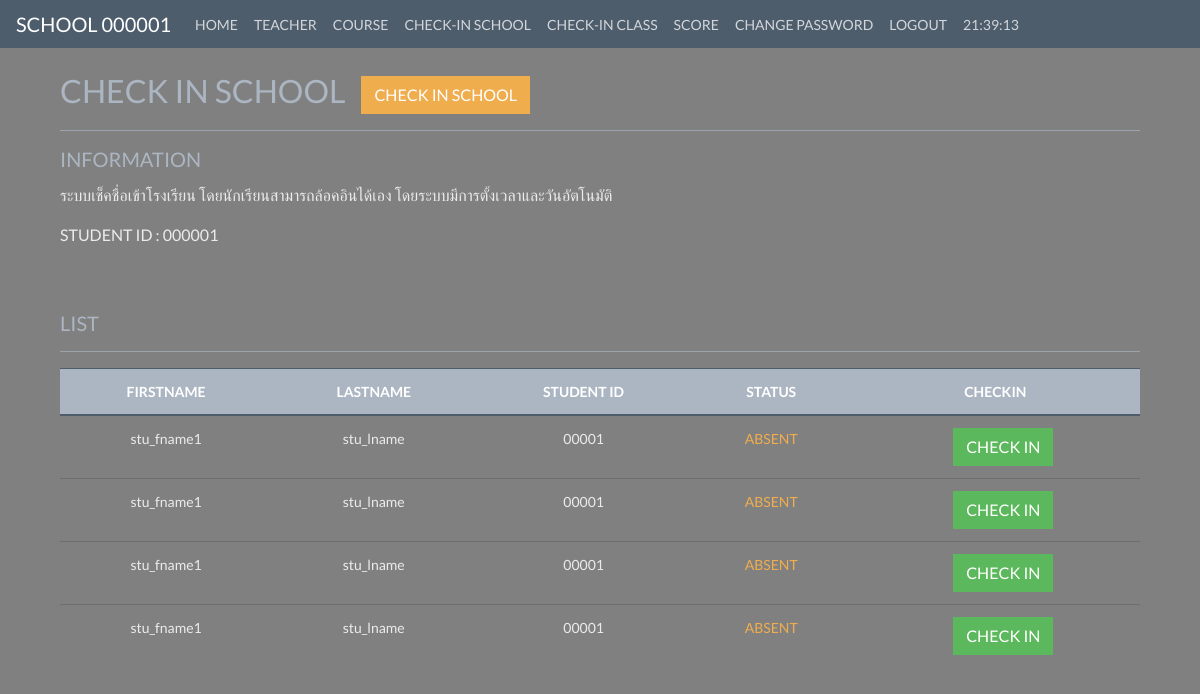
Screenshot of /school/school/ (signed in) with the database file from the repository.
### school/models.py (models this page shows, shortened)
class Regis_school(models.Model):
    datetime = models.DateTimeField(auto_now_add=True)
    check_type =  models.BooleanField(default=False)
    student = models.ForeignKey(Student, on_delete=models.CASCADE)

class Student(models.Model):
    user = models.ForeignKey(User, on_delete=models.CASCADE)
    first_name = models.CharField(max_length=255)
    last_name = models.CharField(max_length=255)
    email = models.EmailField(max_length=255)
    date_of_birth = models.CharField(max_length=10)
    age = models.SmallIntegerField()
    phone_number = models.CharField(max_length=12)
    address = models.TextField()
    GENDERS = (
        ('M', 'Male'),
        ('Fe', 'Female')
    )
    gender = models.CharField(max_length=2, choices=GENDERS)
    class_room = models.CharField(max_length=6)
    stu_no = models.SmallIntegerField()
    track = models.CharField(max_length=25)
    student_user_id = models.CharField(max_length=5,  null=True)
    parent_id = models.ForeignKey(Parent, on_delete=models.SET_NULL, null=True)
    teacher_id = models.ForeignKey(Teacher, on_delete=models.SET_NULL, null=True)

### school/views.py (the view)
# urls.py: path('school/', views.schoollist, name='schoollist'),
@login_required
def schoollist(request):
    student = Student.objects.all()
    regis_school = Regis_school.objects.all()
    return render(request, template_name='checkinschool/school.html', context={
        'regis_school' : regis_school,
        'student' : student
    })

### school/templates/checkinschool/school.html (shortened to what this page needs)
{% extends "base.html" %}
{% block content %}
<div class="container">
    <h2 class="text-light">CHECK IN SCHOOL<a href="{% url 'checkin_add' %}"><button type="button" class="btn btn-secondary ml-3 btn btn-warning ">CHECK IN SCHOOL</button></a>
    </h2>
    <hr class="bg-light">
    <p class="card-text">
        <h5 class="card-title text-light">INFORMATION</h5>
        <p>ระบบเช็คชื่อเข้าโรงเรียน โดยนักเรียนสามารถล้อคอินได้เอง โดยระบบมีการตั้งเวลาและวันอัตโนมัติ</p>
        <p>STUDENT ID : {{request.user.username}}</p>
        <br /><br />
        <h5 class="card-title text-light">LIST</h5>
        <hr class="bg-light">
        <table class="table table-hove">
            <thead class="thead-dark text-center">
                <tr>
                    <th scope="col">FIRSTNAME</th>
                    <th scope="col">LASTNAME</th>
                    <th scope="col">STUDENT ID</th>
                    <th scope="col">STATUS</th>
                    <th scope="col">CHECKIN</th>
                </tr>
            </thead>
            <tbody class="text-center">
                {% for rs in regis_school %}
                <tr>
                    <td>{{ rs.student.first_name }}</td>
                    <td>{{ rs.student.last_name }}</td>
                    <td>{{ rs.student.student_user_id}}</td>
                    {% if rs.check_type == True %}
                    <td>
                        <p class="text-success">ATTEND</p>
                    </td>
                    {% else %}
                    <td>
                        <p class="text-warning">ABSENT</p>
                    </td>
                    {% endif %}
                    <td>
                        <a href="{% url 'checkin_school' regis_school_id=rs.id %}"><button type="button"
                        class="btn btn-secondary ml-3 btn btn-success ">CHECK IN</button></a>
                    </td>
                </tr>
                {% endfor %}
            </tbody>
        </table>
</div>
</div>
{% endblock %}

### templates/base.html (shortened to what this page needs)
<!DOCTYPE html>
{% load static %}
<html lang="en">
<head>
    <link rel="stylesheet" type="text/css" href="{% static 'css/bootstrap.min.css'%}">
    <link rel="stylesheet" href="//code.jquery.com/ui/1.12.1/themes/base/jquery-ui.css">
</head>
<body onload="startTime()">
    <nav class="navbar navbar-expand-lg navbar-dark bg-dark">
        <a class="navbar-brand" href="{% url 'index' %}">SCHOOL {{request.user.username}}</a>
        <div class="collapse navbar-collapse" id="navbarSupportedContent">
            <ul class="navbar-nav mr-auto">
                <li class="nav-item">
                    <a class="nav-link" href="{% url 'index' %}">HOME</a>
                </li>
                <li class="nav-item">
                    <a class="nav-link" href="{% url 'teacher' %}">TEACHER</a>
                </li>
                <li class="nav-item">
                    <a class="nav-link" href="{% url 'course' %}">COURSE</a>
                </li>
                <li class="nav-item">
                    <a class="nav-link" href="{% url 'schoollist' %}">CHECK-IN SCHOOL</a>
                </li>
                <li class="nav-item">
                    <a class="nav-link" href="{% url 'classdetail' %}">CHECK-IN CLASS</a>
                </li>
                <li class="nav-item">
                    <a class="nav-link" href="{% url 'studentscore' %}">SCORE</a>
                </li>
                <li class="nav-item">
                    <a class="nav-link" href="{% url 'change_password' %}">CHANGE PASSWORD</a>
                </li>
                <li class="nav-item">
                    <a class="nav-link" href="{% url 'logout' %}">LOGOUT</a>
                </li>
                <li class="nav-item">
                    <a class="nav-link" id="txt"></a>
                </li>
            </ul>
        </div>
    </nav>
    <br>
    <div class="container">
        {% block content %}
        {% endblock %}
</body>
</html>

### templates/base.html (style rules this page uses)
body { background-color: grey; }

### rows the page displays
Regis_school: student.first_name "stu_fname1", student.last_name "stu_lname", student.student_user_id "00001", check_type "ABSENT"
Regis_school: student.first_name "stu_fname1", student.last_name "stu_lname", student.student_user_id "00001", check_type "ABSENT"
Regis_school: student.first_name "stu_fname1", student.last_name "stu_lname", student.student_user_id "00001", check_type "ABSENT"
Regis_school: student.first_name "stu_fname1", student.last_name "stu_lname", student.student_user_id "00001", check_type "ABSENT"

### other values shown
{{ request.user.username }} "000001"
